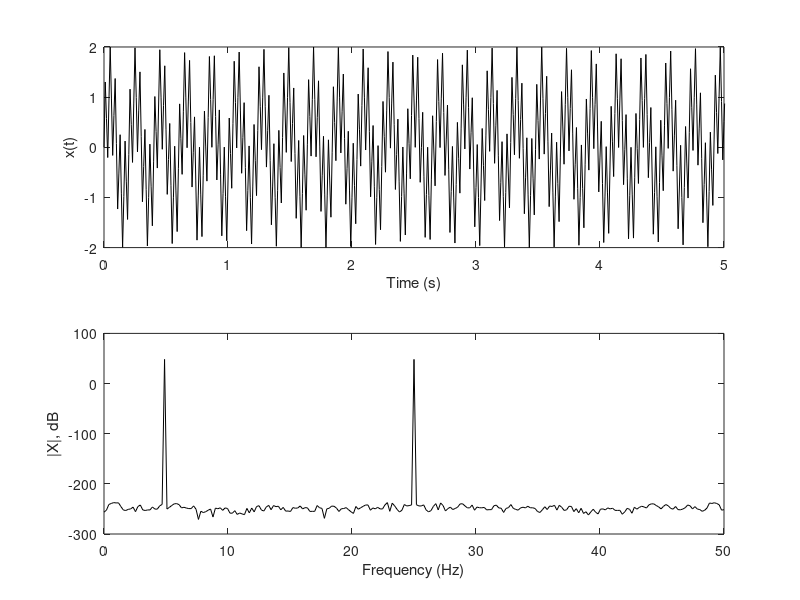
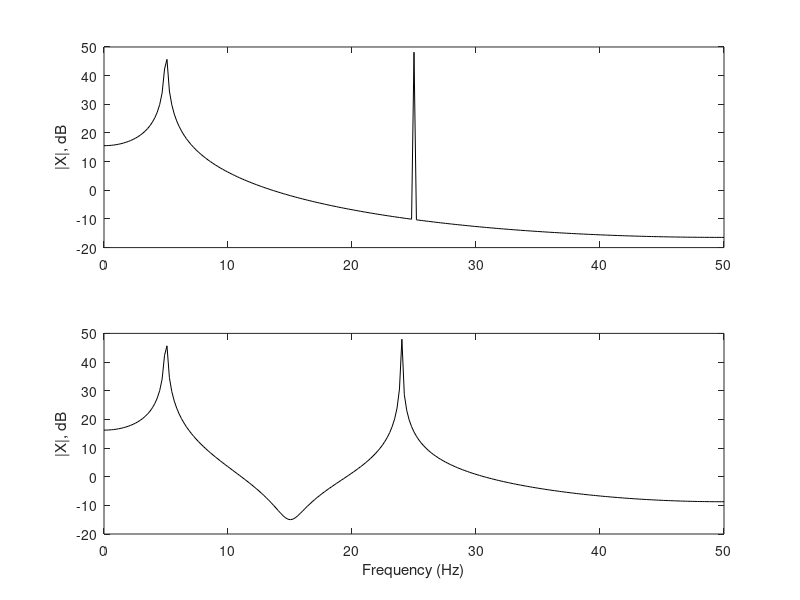

Write the MATLAB code that produced these figures, in order.
n = [0:511];
deltaf = 100/512;
Ts = 1/100;
t = n*Ts;

x1 = sin(2*pi*25*deltaf*t);
x2 = sin(2*pi*128*deltaf*t);
x = x1 + x2;

figure(1);
clf;
subplot(2,1,1)
plot(t, x, 'k')
set(gca, 'xlim', [0 5])
xlabel('Time (s)')
ylabel('x(t)')

X = fft(x, 512);
subplot(2,1,2);
plot(n(1:257)*deltaf, 20*log10(abs(X(1:257))), 'k');
set(gca, 'ylim', [-300 100])
xlabel('Frequency (Hz)')
ylabel('|X|, dB')
print -deps2 fft_sin_xX

x1 = sin(2*pi*5*t);        
x2 = sin(2*pi*25*t);        
x = x1 + x2;
figure(2);
clf;
subplot(2,1,1)
X = fft(x, 512);
plot(n(1:257)*deltaf, 20*log10(abs(X(1:257))), 'k');
ylabel('|X|, dB');
x2 = sin(2*pi*24*t);
x = x1 + x2;
X = fft(x, 512);
subplot(2,1,2)
plot(n(1:257)*deltaf, 20*log10(abs(X(1:257))), 'k');
xlabel('Frequency (Hz)');
ylabel('|X|, dB');

print -deps2 fft_sin_XX
